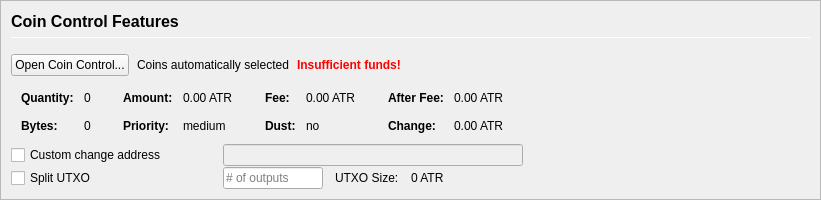
         <widget class="QFrame" name="frameCoinControl">
          <property name="sizePolicy">
           <sizepolicy hsizetype="Expanding" vsizetype="Expanding">
            <horstretch>0</horstretch>
            <verstretch>0</verstretch>
           </sizepolicy>
          </property>
          <property name="maximumSize">
           <size>
            <width>16777215</width>
            <height>16777215</height>
           </size>
          </property>
          <property name="frameShape">
           <enum>QFrame::StyledPanel</enum>
          </property>
          <property name="frameShadow">
           <enum>QFrame::Sunken</enum>
          </property>
          <layout class="QVBoxLayout" name="verticalLayoutCoinControl2">
           <property name="spacing">
            <number>0</number>
           </property>
           <property name="leftMargin">
            <number>0</number>
           </property>
           <property name="topMargin">
            <number>0</number>
           </property>
           <property name="rightMargin">
            <number>0</number>
           </property>
           <property name="bottomMargin">
            <number>0</number>
           </property>
           <item>
            <widget class="QFrame" name="frameCoinControl_BG">
             <layout class="QVBoxLayout" name="verticalLayoutCoinControl" stretch="0,0,0,0,0,0">
              <property name="spacing">
               <number>1</number>
              </property>
              <property name="leftMargin">
               <number>10</number>
              </property>
              <property name="topMargin">
               <number>10</number>
              </property>
              <item>
               <layout class="QHBoxLayout" name="horizontalLayoutCoinControl1">
                <property name="bottomMargin">
                 <number>15</number>
                </property>
                <item>
                 <layout class="QVBoxLayout" name="verticalLayout_3">
                  <property name="spacing">
                   <number>6</number>
                  </property>
                  <item>
                   <widget class="QLabel" name="labelCoinControlFeatures">
                    <property name="sizePolicy">
                     <sizepolicy hsizetype="Preferred" vsizetype="Maximum">
                      <horstretch>0</horstretch>
                      <verstretch>0</verstretch>
                     </sizepolicy>
                    </property>
                    <property name="minimumSize">
                     <size>
                      <width>0</width>
                      <height>20</height>
                     </size>
                    </property>
                    <property name="font">
                     <font>
                      <pointsize>12</pointsize>
                      <weight>75</weight>
                      <bold>true</bold>
                     </font>
                    </property>
                    <property name="styleSheet">
                     <string notr="true">font-weight:bold;</string>
                    </property>
                    <property name="text">
                     <string>Coin Control Features</string>
                    </property>
                   </widget>
                  </item>
                  <item>
                   <widget class="Line" name="line">
                    <property name="minimumSize">
                     <size>
                      <width>0</width>
                      <height>1</height>
                     </size>
                    </property>
                    <property name="maximumSize">
                     <size>
                      <width>16777215</width>
                      <height>1</height>
                     </size>
                    </property>
                    <property name="orientation">
                     <enum>Qt::Horizontal</enum>
                    </property>
                   </widget>
                  </item>
                 </layout>
                </item>
               </layout>
              </item>
              <item>
               <layout class="QHBoxLayout" name="horizontalLayoutCoinControl2" stretch="0,0,0,0">
                <property name="spacing">
                 <number>8</number>
                </property>
                <property name="bottomMargin">
                 <number>10</number>
                </property>
                <item>
                 <widget class="QPushButton" name="pushButtonCoinControl">
                  <property name="styleSheet">
                   <string notr="true"/>
                  </property>
                  <property name="text">
                   <string>Open Coin Control...</string>
                  </property>
                  <property name="autoDefault">
                   <bool>false</bool>
                  </property>
                 </widget>
                </item>
                <item>
                 <widget class="QLabel" name="labelCoinControlAutomaticallySelected">
                  <property name="text">
                   <string>Coins automatically selected</string>
                  </property>
                  <property name="margin">
                   <number>5</number>
                  </property>
                 </widget>
                </item>
                <item>
                 <widget class="QLabel" name="labelCoinControlInsuffFunds">
                  <property name="font">
                   <font>
                    <weight>75</weight>
                    <bold>true</bold>
                   </font>
                  </property>
                  <property name="styleSheet">
                   <string notr="true">color:red;font-weight:bold;</string>
                  </property>
                  <property name="text">
                   <string>Insufficient funds!</string>
                  </property>
                  <property name="margin">
                   <number>5</number>
                  </property>
                 </widget>
                </item>
                <item>
                 <spacer name="horizontalSpacerCoinControl">
                  <property name="orientation">
                   <enum>Qt::Horizontal</enum>
                  </property>
                  <property name="sizeHint" stdset="0">
                   <size>
                    <width>40</width>
                    <height>1</height>
                   </size>
                  </property>
                 </spacer>
                </item>
               </layout>
              </item>
              <item>
               <widget class="QWidget" name="widgetCoinControl" native="true">
                <property name="sizePolicy">
                 <sizepolicy hsizetype="Preferred" vsizetype="Preferred">
                  <horstretch>0</horstretch>
                  <verstretch>0</verstretch>
                 </sizepolicy>
                </property>
                <property name="minimumSize">
                 <size>
                  <width>0</width>
                  <height>0</height>
                 </size>
                </property>
                <property name="styleSheet">
                 <string notr="true"/>
                </property>
                <layout class="QHBoxLayout" name="horizontalLayoutCoinControl5">
                 <property name="leftMargin">
                  <number>0</number>
                 </property>
                 <property name="topMargin">
                  <number>0</number>
                 </property>
                 <property name="rightMargin">
                  <number>0</number>
                 </property>
                 <property name="bottomMargin">
                  <number>0</number>
                 </property>
                 <item>
                  <layout class="QHBoxLayout" name="horizontalLayoutCoinControl3" stretch="0,0,0,1">
                   <property name="spacing">
                    <number>20</number>
                   </property>
                   <property name="topMargin">
                    <number>0</number>
                   </property>
                   <property name="bottomMargin">
                    <number>10</number>
                   </property>
                   <item>
                    <layout class="QFormLayout" name="formLayoutCoinControl1">
                     <property name="horizontalSpacing">
                      <number>10</number>
                     </property>
                     <property name="verticalSpacing">
                      <number>14</number>
                     </property>
                     <property name="leftMargin">
                      <number>10</number>
                     </property>
                     <property name="topMargin">
                      <number>4</number>
                     </property>
                     <property name="rightMargin">
                      <number>6</number>
                     </property>
                     <item row="0" column="0">
                      <widget class="QLabel" name="labelCoinControlQuantityText">
                       <property name="font">
                        <font>
                         <weight>75</weight>
                         <bold>true</bold>
                        </font>
                       </property>
                       <property name="text">
                        <string>Quantity:</string>
                       </property>
                       <property name="margin">
                        <number>0</number>
                       </property>
                      </widget>
                     </item>
                     <item row="0" column="1">
                      <widget class="QLabel" name="labelCoinControlQuantity">
                       <property name="cursor">
                        <cursorShape>IBeamCursor</cursorShape>
                       </property>
                       <property name="contextMenuPolicy">
                        <enum>Qt::ActionsContextMenu</enum>
                       </property>
                       <property name="text">
                        <string notr="true">0</string>
                       </property>
                       <property name="margin">
                        <number>0</number>
                       </property>
                       <property name="textInteractionFlags">
                        <set>Qt::LinksAccessibleByMouse|Qt::TextSelectableByKeyboard|Qt::TextSelectableByMouse</set>
                       </property>
                      </widget>
                     </item>
                     <item row="1" column="0">
                      <widget class="QLabel" name="labelCoinControlBytesText">
                       <property name="font">
                        <font>
                         <weight>75</weight>
                         <bold>true</bold>
                        </font>
                       </property>
                       <property name="text">
                        <string>Bytes:</string>
                       </property>
                      </widget>
                     </item>
                     <item row="1" column="1">
                      <widget class="QLabel" name="labelCoinControlBytes">
                       <property name="cursor">
                        <cursorShape>IBeamCursor</cursorShape>
                       </property>
                       <property name="contextMenuPolicy">
                        <enum>Qt::ActionsContextMenu</enum>
                       </property>
                       <property name="text">
                        <string notr="true">0</string>
                       </property>
                       <property name="textInteractionFlags">
                        <set>Qt::LinksAccessibleByMouse|Qt::TextSelectableByKeyboard|Qt::TextSelectableByMouse</set>
                       </property>
                      </widget>
                     </item>
                    </layout>
                   </item>
                   <item>
                    <layout class="QFormLayout" name="formLayoutCoinControl2">
                     <property name="horizontalSpacing">
                      <number>10</number>
                     </property>
                     <property name="verticalSpacing">
                      <number>14</number>
                     </property>
                     <property name="leftMargin">
                      <number>6</number>
                     </property>
                     <property name="topMargin">
                      <number>4</number>
                     </property>
                     <property name="rightMargin">
                      <number>6</number>
                     </property>
                     <item row="0" column="0">
                      <widget class="QLabel" name="labelCoinControlAmountText">
                       <property name="font">
                        <font>
                         <weight>75</weight>
                         <bold>true</bold>
                        </font>
                       </property>
                       <property name="text">
                        <string>Amount:</string>
                       </property>
                       <property name="margin">
                        <number>0</number>
                       </property>
                      </widget>
                     </item>
                     <item row="0" column="1">
                      <widget class="QLabel" name="labelCoinControlAmount">
                       <property name="cursor">
                        <cursorShape>IBeamCursor</cursorShape>
                       </property>
                       <property name="contextMenuPolicy">
                        <enum>Qt::ActionsContextMenu</enum>
                       </property>
                       <property name="text">
                        <string notr="true">0.00 ATR</string>
                       </property>
                       <property name="textInteractionFlags">
                        <set>Qt::LinksAccessibleByMouse|Qt::TextSelectableByKeyboard|Qt::TextSelectableByMouse</set>
                       </property>
                      </widget>
                     </item>
                     <item row="1" column="0">
                      <widget class="QLabel" name="labelCoinControlPriorityText">
                       <property name="font">
                        <font>
                         <weight>75</weight>
                         <bold>true</bold>
                        </font>
                       </property>
                       <property name="text">
                        <string>Priority:</string>
                       </property>
                      </widget>
                     </item>
                     <item row="1" column="1">
                      <widget class="QLabel" name="labelCoinControlPriority">
                       <property name="cursor">
                        <cursorShape>IBeamCursor</cursorShape>
                       </property>
                       <property name="contextMenuPolicy">
                        <enum>Qt::ActionsContextMenu</enum>
                       </property>
                       <property name="text">
                        <string>medium</string>
                       </property>
                       <property name="textInteractionFlags">
                        <set>Qt::LinksAccessibleByMouse|Qt::TextSelectableByKeyboard|Qt::TextSelectableByMouse</set>
                       </property>
                      </widget>
                     </item>
                    </layout>
                   </item>
                   <item>
                    <layout class="QFormLayout" name="formLayoutCoinControl3">
                     <property name="horizontalSpacing">
                      <number>10</number>
                     </property>
                     <property name="verticalSpacing">
                      <number>14</number>
                     </property>
                     <property name="leftMargin">
                      <number>6</number>
                     </property>
                     <property name="topMargin">
                      <number>4</number>
                     </property>
                     <property name="rightMargin">
                      <number>6</number>
                     </property>
                     <item row="0" column="0">
                      <widget class="QLabel" name="labelCoinControlFeeText">
                       <property name="font">
                        <font>
                         <weight>75</weight>
                         <bold>true</bold>
                        </font>
                       </property>
                       <property name="text">
                        <string>Fee:</string>
                       </property>
                       <property name="margin">
                        <number>0</number>
                       </property>
                      </widget>
                     </item>
                     <item row="0" column="1">
                      <widget class="QLabel" name="labelCoinControlFee">
                       <property name="cursor">
                        <cursorShape>IBeamCursor</cursorShape>
                       </property>
                       <property name="contextMenuPolicy">
                        <enum>Qt::ActionsContextMenu</enum>
                       </property>
                       <property name="text">
                        <string notr="true">0.00 ATR</string>
                       </property>
                       <property name="textInteractionFlags">
                        <set>Qt::LinksAccessibleByMouse|Qt::TextSelectableByKeyboard|Qt::TextSelectableByMouse</set>
                       </property>
                      </widget>
                     </item>
                     <item row="1" column="0">
                      <widget class="QLabel" name="labelCoinControlLowOutputText">
                       <property name="font">
                        <font>
                         <weight>75</weight>
                         <bold>true</bold>
                        </font>
                       </property>
                       <property name="text">
                        <string>Dust:</string>
                       </property>
                      </widget>
                     </item>
                     <item row="1" column="1">
                      <widget class="QLabel" name="labelCoinControlLowOutput">
                       <property name="cursor">
                        <cursorShape>IBeamCursor</cursorShape>
                       </property>
                       <property name="contextMenuPolicy">
                        <enum>Qt::ActionsContextMenu</enum>
                       </property>
                       <property name="text">
                        <string>no</string>
                       </property>
                       <property name="textInteractionFlags">
                        <set>Qt::LinksAccessibleByMouse|Qt::TextSelectableByKeyboard|Qt::TextSelectableByMouse</set>
                       </property>
                      </widget>
                     </item>
                    </layout>
                   </item>
                   <item>
                    <layout class="QFormLayout" name="formLayoutCoinControl4">
                     <property name="horizontalSpacing">
                      <number>10</number>
                     </property>
                     <property name="verticalSpacing">
                      <number>14</number>
                     </property>
                     <property name="leftMargin">
                      <number>6</number>
                     </property>
                     <property name="topMargin">
                      <number>4</number>
                     </property>
                     <property name="rightMargin">
                      <number>6</number>
                     </property>
                     <item row="0" column="0">
                      <widget class="QLabel" name="labelCoinControlAfterFeeText">
                       <property name="font">
                        <font>
                         <weight>75</weight>
                         <bold>true</bold>
                        </font>
                       </property>
                       <property name="text">
                        <string>After Fee:</string>
                       </property>
                       <property name="margin">
                        <number>0</number>
                       </property>
                      </widget>
                     </item>
                     <item row="0" column="1">
                      <widget class="QLabel" name="labelCoinControlAfterFee">
                       <property name="cursor">
                        <cursorShape>IBeamCursor</cursorShape>
                       </property>
                       <property name="contextMenuPolicy">
                        <enum>Qt::ActionsContextMenu</enum>
                       </property>
                       <property name="text">
                        <string notr="true">0.00 ATR</string>
                       </property>
                       <property name="textInteractionFlags">
                        <set>Qt::LinksAccessibleByMouse|Qt::TextSelectableByKeyboard|Qt::TextSelectableByMouse</set>
                       </property>
                      </widget>
                     </item>
                     <item row="1" column="0">
                      <widget class="QLabel" name="labelCoinControlChangeText">
                       <property name="font">
                        <font>
                         <weight>75</weight>
                         <bold>true</bold>
                        </font>
                       </property>
                       <property name="text">
                        <string>Change:</string>
                       </property>
                      </widget>
                     </item>
                     <item row="1" column="1">
                      <widget class="QLabel" name="labelCoinControlChange">
                       <property name="cursor">
                        <cursorShape>IBeamCursor</cursorShape>
                       </property>
                       <property name="contextMenuPolicy">
                        <enum>Qt::ActionsContextMenu</enum>
                       </property>
                       <property name="text">
                        <string notr="true">0.00 ATR</string>
                       </property>
                       <property name="textInteractionFlags">
                        <set>Qt::LinksAccessibleByMouse|Qt::TextSelectableByKeyboard|Qt::TextSelectableByMouse</set>
                       </property>
                      </widget>
                     </item>
                    </layout>
                   </item>
                  </layout>
                 </item>
                </layout>
               </widget>
              </item>
              <item>
               <layout class="QHBoxLayout" name="horizontalLayoutCoinControl4">
                <property name="spacing">
                 <number>12</number>
                </property>
                <property name="sizeConstraint">
                 <enum>QLayout::SetDefaultConstraint</enum>
                </property>
                <property name="topMargin">
                 <number>0</number>
                </property>
                <property name="rightMargin">
                 <number>0</number>
                </property>
                <item>
                 <widget class="QCheckBox" name="checkBoxCoinControlChange">
                  <property name="sizePolicy">
                   <sizepolicy hsizetype="Preferred" vsizetype="Preferred">
                    <horstretch>0</horstretch>
                    <verstretch>0</verstretch>
                   </sizepolicy>
                  </property>
                  <property name="minimumSize">
                   <size>
                    <width>200</width>
                    <height>0</height>
                   </size>
                  </property>
                  <property name="maximumSize">
                   <size>
                    <width>200</width>
                    <height>16777215</height>
                   </size>
                  </property>
                  <property name="toolTip">
                   <string>If this is activated, but the change address is empty or invalid, change will be sent to a newly generated address.</string>
                  </property>
                  <property name="text">
                   <string>Custom change address</string>
                  </property>
                 </widget>
                </item>
                <item>
                 <widget class="QValidatedLineEdit" name="lineEditCoinControlChange">
                  <property name="enabled">
                   <bool>false</bool>
                  </property>
                  <property name="sizePolicy">
                   <sizepolicy hsizetype="Preferred" vsizetype="Preferred">
                    <horstretch>0</horstretch>
                    <verstretch>0</verstretch>
                   </sizepolicy>
                  </property>
                  <property name="minimumSize">
                   <size>
                    <width>300</width>
                    <height>0</height>
                   </size>
                  </property>
                 </widget>
                </item>
                <item>
                 <widget class="QLabel" name="labelCoinControlChangeLabel">
                  <property name="sizePolicy">
                   <sizepolicy hsizetype="Preferred" vsizetype="Preferred">
                    <horstretch>0</horstretch>
                    <verstretch>0</verstretch>
                   </sizepolicy>
                  </property>
                  <property name="minimumSize">
                   <size>
                    <width>100</width>
                    <height>0</height>
                   </size>
                  </property>
                  <property name="text">
                   <string/>
                  </property>
                  <property name="margin">
                   <number>3</number>
                  </property>
                 </widget>
                </item>
               </layout>
              </item>
              <item>
               <layout class="QHBoxLayout" name="horizontalLayoutCoinControl6">
                <property name="spacing">
                 <number>12</number>
                </property>
                <property name="rightMargin">
                 <number>0</number>
                </property>
                <item>
                 <widget class="QCheckBox" name="splitBlockCheckBox">
                  <property name="sizePolicy">
                   <sizepolicy hsizetype="Preferred" vsizetype="Preferred">
                    <horstretch>0</horstretch>
                    <verstretch>0</verstretch>
                   </sizepolicy>
                  </property>
                  <property name="minimumSize">
                   <size>
                    <width>200</width>
                    <height>0</height>
                   </size>
                  </property>
                  <property name="maximumSize">
                   <size>
                    <width>200</width>
                    <height>16777215</height>
                   </size>
                  </property>
                  <property name="text">
                   <string>Split UTXO</string>
                  </property>
                 </widget>
                </item>
                <item>
                 <widget class="QLineEdit" name="splitBlockLineEdit">
                  <property name="sizePolicy">
                   <sizepolicy hsizetype="Preferred" vsizetype="Preferred">
                    <horstretch>50</horstretch>
                    <verstretch>0</verstretch>
                   </sizepolicy>
                  </property>
                  <property name="minimumSize">
                   <size>
                    <width>100</width>
                    <height>0</height>
                   </size>
                  </property>
                  <property name="maximumSize">
                   <size>
                    <width>100</width>
                    <height>16777215</height>
                   </size>
                  </property>
                  <property name="placeholderText">
                   <string># of outputs</string>
                  </property>
                 </widget>
                </item>
                <item>
                 <widget class="QLabel" name="labelBlockSizeText">
                  <property name="text">
                   <string>UTXO Size:</string>
                  </property>
                 </widget>
                </item>
                <item>
                 <widget class="QLabel" name="labelBlockSize">
                  <property name="text">
                   <string>0 ATR</string>
                  </property>
                 </widget>
                </item>
                <item>
                 <spacer name="horizontalSpacer_7">
                  <property name="orientation">
                   <enum>Qt::Horizontal</enum>
                  </property>
                  <property name="sizeHint" stdset="0">
                   <size>
                    <width>40</width>
                    <height>20</height>
                   </size>
                  </property>
                 </spacer>
                </item>
               </layout>
              </item>
              <item>
               <spacer name="verticalSpacerCoinControl">
                <property name="orientation">
                 <enum>Qt::Vertical</enum>
                </property>
                <property name="sizeHint" stdset="0">
                 <size>
                  <width>800</width>
                  <height>1</height>
                 </size>
                </property>
               </spacer>
              </item>
             </layout>
            </widget>
           </item>
          </layout>
         </widget>
